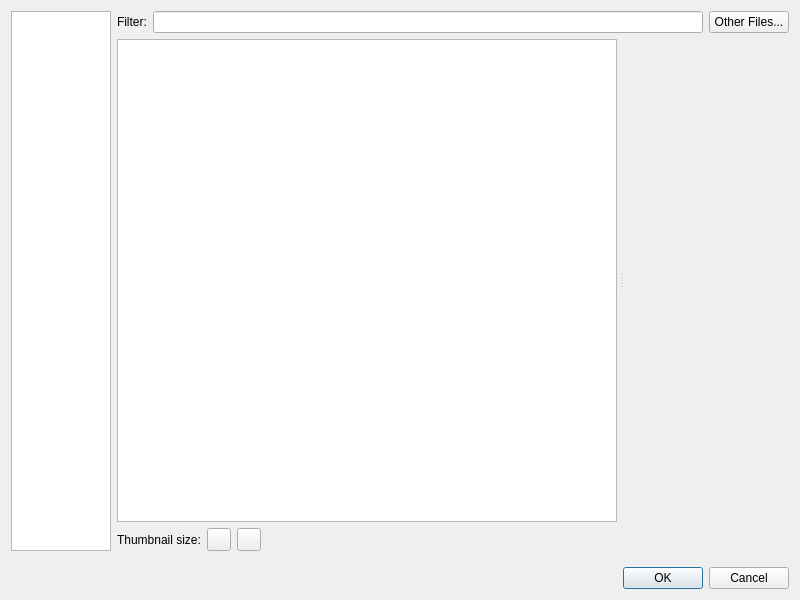
<?xml version="1.0" encoding="UTF-8"?>
<ui version="4.0">
 <class>SelectFiles</class>
 <widget class="QDialog" name="SelectFiles">
  <property name="geometry">
   <rect>
    <x>0</x>
    <y>0</y>
    <width>800</width>
    <height>600</height>
   </rect>
  </property>
  <property name="windowTitle">
   <string>Insert Files</string>
  </property>
  <layout class="QVBoxLayout" name="verticalLayout">
   <item>
    <layout class="QHBoxLayout" name="horizontalLayout_4">
     <item>
      <layout class="QVBoxLayout" name="verticalLayout_3">
       <item>
        <widget class="QListWidget" name="FileTypes">
         <property name="sizePolicy">
          <sizepolicy hsizetype="Fixed" vsizetype="Expanding">
           <horstretch>100</horstretch>
           <verstretch>0</verstretch>
          </sizepolicy>
         </property>
         <property name="maximumSize">
          <size>
           <width>100</width>
           <height>16777215</height>
          </size>
         </property>
        </widget>
       </item>
      </layout>
     </item>
     <item>
      <layout class="QVBoxLayout" name="verticalLayout_4">
       <item>
        <layout class="QHBoxLayout" name="horizontalLayout" stretch="0,0,0">
         <item>
          <widget class="QLabel" name="label">
           <property name="toolTip">
            <string>List only the file names which contain the text you enter.</string>
           </property>
           <property name="text">
            <string>Filter:</string>
           </property>
          </widget>
         </item>
         <item>
          <widget class="QLineEdit" name="Filter"/>
         </item>
         <item>
          <widget class="QPushButton" name="InsertFromDisk">
           <property name="toolTip">
            <string>Choose which image, video, or audio files from your computer to add to
your book and automatically insert into your document.</string>
           </property>
           <property name="text">
            <string>Other Files...</string>
           </property>
          </widget>
         </item>
        </layout>
       </item>
       <item>
        <layout class="QHBoxLayout" name="horizontalLayout_3">
         <item>
          <widget class="QSplitter" name="splitter">
           <property name="sizePolicy">
            <sizepolicy hsizetype="Expanding" vsizetype="Expanding">
             <horstretch>0</horstretch>
             <verstretch>0</verstretch>
            </sizepolicy>
           </property>
           <property name="orientation">
            <enum>Qt::Horizontal</enum>
           </property>
           <property name="handleWidth">
            <number>10</number>
           </property>
           <property name="childrenCollapsible">
            <bool>false</bool>
           </property>
           <widget class="QTreeView" name="imageTree">
            <property name="sizePolicy">
             <sizepolicy hsizetype="Preferred" vsizetype="Expanding">
              <horstretch>0</horstretch>
              <verstretch>0</verstretch>
             </sizepolicy>
            </property>
            <property name="maximumSize">
             <size>
              <width>500</width>
              <height>16777215</height>
             </size>
            </property>
            <property name="verticalScrollBarPolicy">
             <enum>Qt::ScrollBarAsNeeded</enum>
            </property>
            <property name="showDropIndicator" stdset="0">
             <bool>false</bool>
            </property>
            <property name="alternatingRowColors">
             <bool>true</bool>
            </property>
            <property name="selectionMode">
             <enum>QAbstractItemView::ExtendedSelection</enum>
            </property>
            <property name="sortingEnabled">
             <bool>false</bool>
            </property>
           </widget>
           <widget class="QWidget" name="verticalLayoutWidget">
            <layout class="QVBoxLayout" name="avLayout"/>
           </widget>
          </widget>
         </item>
        </layout>
       </item>
       <item>
        <layout class="QHBoxLayout" name="horizontalLayout_2">
         <item>
          <widget class="QLabel" name="label_2">
           <property name="text">
            <string>Thumbnail size:</string>
           </property>
          </widget>
         </item>
         <item>
          <widget class="QToolButton" name="ThumbnailDecrease">
           <property name="icon">
            <iconset>
             <normaloff>:/main/list-remove_22px.png</normaloff>:/main/list-remove_22px.png</iconset>
           </property>
          </widget>
         </item>
         <item>
          <widget class="QToolButton" name="ThumbnailIncrease">
           <property name="icon">
            <iconset>
             <normaloff>:/main/list-add_22px.png</normaloff>:/main/list-add_22px.png</iconset>
           </property>
          </widget>
         </item>
         <item>
          <spacer name="horizontalSpacer">
           <property name="orientation">
            <enum>Qt::Horizontal</enum>
           </property>
           <property name="sizeHint" stdset="0">
            <size>
             <width>40</width>
             <height>20</height>
            </size>
           </property>
          </spacer>
         </item>
         <item>
          <widget class="QLabel" name="Details">
           <property name="text">
            <string/>
           </property>
           <property name="textInteractionFlags">
            <set>Qt::LinksAccessibleByMouse|Qt::TextSelectableByKeyboard|Qt::TextSelectableByMouse</set>
           </property>
          </widget>
         </item>
        </layout>
       </item>
      </layout>
     </item>
    </layout>
   </item>
   <item>
    <spacer name="verticalSpacer_2">
     <property name="orientation">
      <enum>Qt::Vertical</enum>
     </property>
     <property name="sizeType">
      <enum>QSizePolicy::Fixed</enum>
     </property>
     <property name="sizeHint" stdset="0">
      <size>
       <width>20</width>
       <height>10</height>
      </size>
     </property>
    </spacer>
   </item>
   <item>
    <widget class="QDialogButtonBox" name="buttonBox">
     <property name="orientation">
      <enum>Qt::Horizontal</enum>
     </property>
     <property name="standardButtons">
      <set>QDialogButtonBox::Cancel|QDialogButtonBox::Ok</set>
     </property>
    </widget>
   </item>
  </layout>
 </widget>
 <resources/>
 <connections>
  <connection>
   <sender>buttonBox</sender>
   <signal>accepted()</signal>
   <receiver>SelectFiles</receiver>
   <slot>accept()</slot>
   <hints>
    <hint type="sourcelabel">
     <x>248</x>
     <y>254</y>
    </hint>
    <hint type="destinationlabel">
     <x>157</x>
     <y>274</y>
    </hint>
   </hints>
  </connection>
  <connection>
   <sender>buttonBox</sender>
   <signal>rejected()</signal>
   <receiver>SelectFiles</receiver>
   <slot>reject()</slot>
   <hints>
    <hint type="sourcelabel">
     <x>316</x>
     <y>260</y>
    </hint>
    <hint type="destinationlabel">
     <x>286</x>
     <y>274</y>
    </hint>
   </hints>
  </connection>
 </connections>
</ui>
